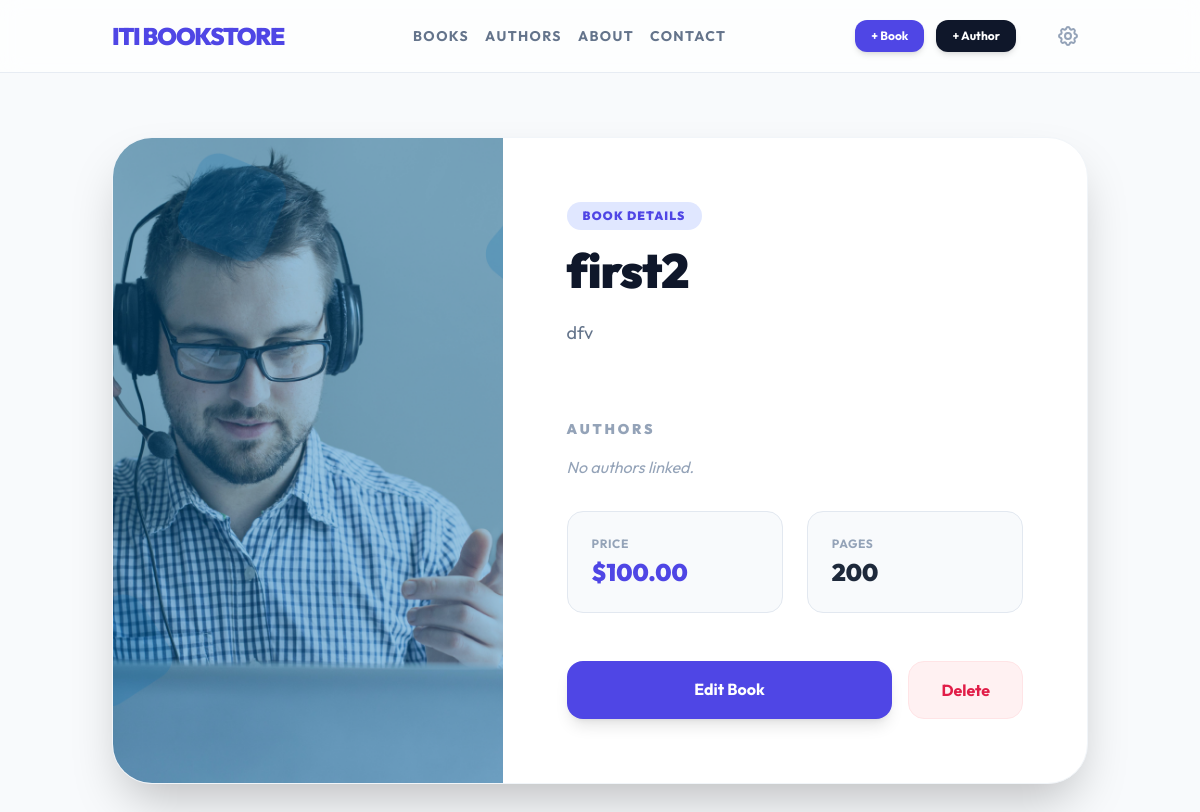
The app's page /books/book_info/1/ with its own data.
### books/models.py (models this page shows, shortened)
class Book(models.Model):
    title = models.CharField(max_length=255, unique=True)
    brief = models.TextField()
    image = models.ImageField(upload_to='books/images/', null=True, blank=True)
    no_of_page = models.IntegerField(validators=[MinValueValidator(1)])
    price = models.DecimalField(max_digits=10, decimal_places=2, validators=[MinValueValidator(0.01)])
    created_at = models.DateTimeField(auto_now_add=True)
    updated_at = models.DateTimeField(auto_now=True)
    authors = models.ManyToManyField(Author, related_name='books')

### books/views.py (the view)
# urls.py: path('book_info/<int:book_id>/', views.book_info, name='book_info'),
def book_info(request, book_id):
    book = get_object_or_404(Book, id=book_id)
    return render(request, 'books/book_info.html', {'book': book})

### books/templates/books/book_info.html (shortened to what this page needs)
{% extends "base.html" %}
{% block content %}
    <div class="container mx-auto px-6 py-16">
        <div class="max-w-5xl mx-auto bg-white rounded-[2.5rem] shadow-2xl overflow-hidden border border-slate-100 flex flex-col md:flex-row">
            <div class="md:w-2/5 bg-slate-100 overflow-hidden">
                {% if book.image %}
                    <img src="{{ book.image.url }}" alt="{{ book.title }}" class="w-full h-full object-cover">
                {% endif %}
            </div>
            <div class="md:w-3/5 p-10 md:p-16 flex flex-col">
                <div class="mb-8">
                    <span class="inline-block bg-indigo-100 text-indigo-600 px-4 py-1.5 rounded-full text-xs font-black uppercase tracking-widest mb-4">Book Details</span>
                    <h1 class="text-4xl md:text-5xl font-black text-slate-900 tracking-tight leading-tight mb-6">{{ book.title }}</h1>
                    <p class="text-slate-500 text-lg leading-relaxed mb-10">{{ book.brief }}</p>
                </div>
                <h3 class="text-sm font-black text-slate-400 uppercase tracking-[0.2em] mb-4">Authors</h3>
                <div class="flex flex-wrap gap-2 mb-8">
                    {% for author in book.authors.all %}
                        <a href="{% url 'authors.detail' author.id %}" class="bg-indigo-50 text-indigo-600 px-4 py-2 rounded-xl font-bold text-sm hover:bg-indigo-600 hover:text-white transition-all">
                            {{ author.name }}
                        </a>
                    {% empty %}
                        <span class="text-slate-400 italic">No authors linked.</span>
                    {% endfor %}
                </div>
                <div class="grid grid-cols-2 gap-6 mb-12">
                    <div class="bg-slate-50 p-6 rounded-2xl border border-slate-200">
                        <span class="block text-xs font-bold text-slate-400 uppercase tracking-wider mb-1">Price</span>
                        <span class="text-2xl font-black text-indigo-600">${{ book.price }}</span>
                    </div>
                    <div class="bg-slate-50 p-6 rounded-2xl border border-slate-200">
                        <span class="block text-xs font-bold text-slate-400 uppercase tracking-wider mb-1">Pages</span>
                        <span class="text-2xl font-black text-slate-800">{{ book.no_of_page }}</span>
                    </div>
                </div>
                <div class="mt-auto space-y-4">
                    <div class="flex gap-4">
                        <a href="{% url 'book_update' book.id %}" class="flex-1 bg-indigo-600 text-white font-bold py-4 px-8 rounded-2xl shadow-lg hover:bg-indigo-700 transition-all text-center">Edit Book</a>
                        <a href="{% url 'book_delete' book.id %}" class="bg-rose-50 text-rose-600 font-bold py-4 px-8 rounded-2xl border border-rose-100 hover:bg-rose-100 transition-all text-center">Delete</a>
                    </div>
                </div>
            </div>
        </div>
    </div>
{% endblock %}

### templates/base.html (style rules this page uses)
body { font-family: 'Outfit', sans-serif; }

### records on screen
Book: image (picture), title "first2", brief "dfv", price "100.00", no_of_page "200"
